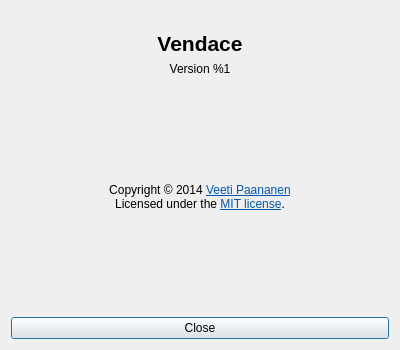
<?xml version="1.0" encoding="UTF-8"?>
<ui version="4.0">
 <class>AboutDialog</class>
 <widget class="QDialog" name="AboutDialog">
  <property name="geometry">
   <rect>
    <x>0</x>
    <y>0</y>
    <width>400</width>
    <height>350</height>
   </rect>
  </property>
  <property name="minimumSize">
   <size>
    <width>400</width>
    <height>350</height>
   </size>
  </property>
  <property name="maximumSize">
   <size>
    <width>400</width>
    <height>350</height>
   </size>
  </property>
  <property name="windowTitle">
   <string>About</string>
  </property>
  <layout class="QHBoxLayout" name="horizontalLayout_2">
   <item>
    <layout class="QVBoxLayout" name="verticalLayout">
     <item>
      <widget class="QLabel" name="logo">
       <property name="text">
        <string/>
       </property>
       <property name="pixmap">
        <pixmap resource="resources.qrc">:/images/vendace-128.png</pixmap>
       </property>
       <property name="alignment">
        <set>Qt::AlignCenter</set>
       </property>
      </widget>
     </item>
     <item>
      <widget class="QLabel" name="label">
       <property name="font">
        <font>
         <pointsize>16</pointsize>
         <weight>75</weight>
         <bold>true</bold>
        </font>
       </property>
       <property name="text">
        <string>Vendace</string>
       </property>
       <property name="alignment">
        <set>Qt::AlignCenter</set>
       </property>
      </widget>
     </item>
     <item>
      <widget class="QLabel" name="versionLabel">
       <property name="text">
        <string>Version %1</string>
       </property>
       <property name="alignment">
        <set>Qt::AlignCenter</set>
       </property>
      </widget>
     </item>
     <item>
      <spacer name="verticalSpacer_2">
       <property name="orientation">
        <enum>Qt::Vertical</enum>
       </property>
       <property name="sizeHint" stdset="0">
        <size>
         <width>20</width>
         <height>40</height>
        </size>
       </property>
      </spacer>
     </item>
     <item>
      <widget class="QLabel" name="licenseLabel">
       <property name="text">
        <string>&lt;html&gt;&lt;head/&gt;&lt;body&gt;&lt;p align=&quot;center&quot;&gt;Copyright © 2014 &lt;a href=&quot;http://veetipaananen.fi/&quot;&gt;&lt;span style=&quot; text-decoration: underline; color:#0057ae;&quot;&gt;Veeti Paananen&lt;/span&gt;&lt;/a&gt;&lt;br/&gt;Licensed under the &lt;a href=&quot;#license&quot;&gt;&lt;span style=&quot; text-decoration: underline; color:#0057ae;&quot;&gt;MIT license&lt;/span&gt;&lt;/a&gt;.&lt;/p&gt;&lt;/body&gt;&lt;/html&gt;</string>
       </property>
       <property name="margin">
        <number>10</number>
       </property>
       <property name="openExternalLinks">
        <bool>false</bool>
       </property>
      </widget>
     </item>
     <item>
      <spacer name="verticalSpacer">
       <property name="orientation">
        <enum>Qt::Vertical</enum>
       </property>
       <property name="sizeHint" stdset="0">
        <size>
         <width>20</width>
         <height>40</height>
        </size>
       </property>
      </spacer>
     </item>
     <item>
      <layout class="QHBoxLayout" name="horizontalLayout">
       <item>
        <widget class="QPushButton" name="closeButton">
         <property name="text">
          <string>Close</string>
         </property>
        </widget>
       </item>
      </layout>
     </item>
    </layout>
   </item>
  </layout>
 </widget>
 <resources>
  <include location="resources.qrc"/>
 </resources>
 <connections/>
</ui>
